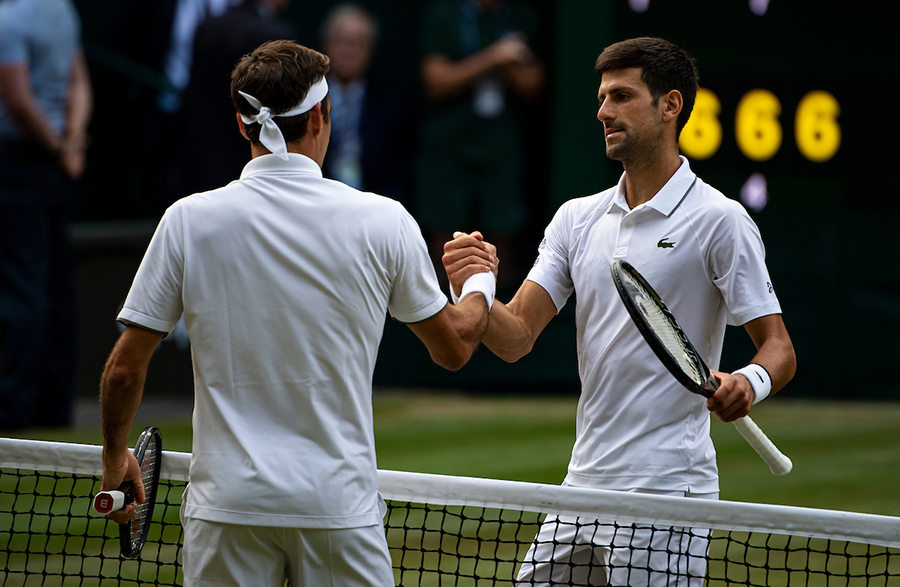
#> input picture face_detect/download.jpg, 900 x 587 px
$ python blurring.py --image face_detect/download.jpg
#> lines starting #> are read from the running program, lines starting #| are printed output that depends on the picture
import numpy as np
import argparse
import cv2

ap = argparse.ArgumentParser()
ap.add_argument('-i', '--image', required=True, help='Path to the image.')
args = vars(ap.parse_args())

image = cv2.imread(args['image'])
#> image is the input picture: shape (587, 900, 3); mean B, G, R 67.3, 74, 71.7
cv2.imshow('Original', image)

# Averaging Blurring.
# hstack: stacks images together horizontally. Allows us to use one window to display all three images.
# Blur args: image and size of kernel.
blurred = np.hstack([
    cv2.blur(image, (3, 3)),
    cv2.blur(image, (5, 5)),
    cv2.blur(image, (7, 7))])
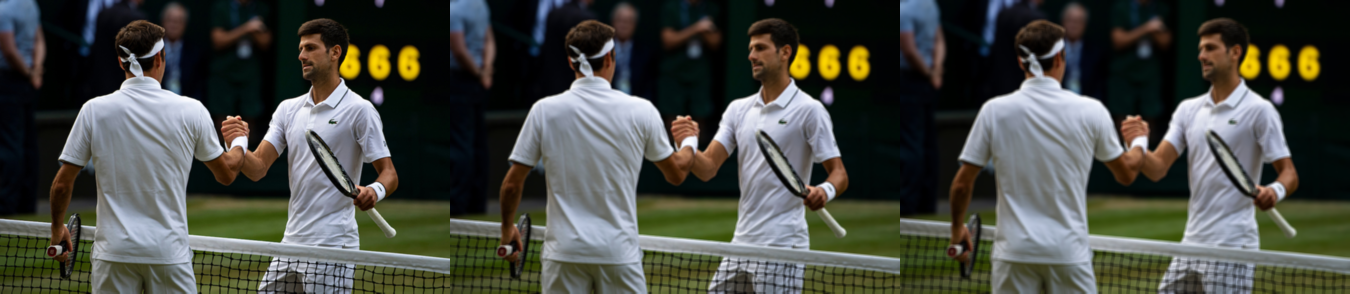
#> blurred: shape (587, 2700, 3) (shown at 1/2 size); mean B, G, R 67.3, 74, 71.7

cv2.imshow('Averaged', blurred)
cv2.waitKey(0)

# Gaussian Blurring.
# Args for GaussianBlur is the same for the averaging blurring except the third argument is our standard deviation in the x-axis direction. Setting this value to zero lets OpenCV automatically compute it based on our kernel size.
blurred = np.hstack([
    cv2.GaussianBlur(image, (3, 3), 0),
    cv2.GaussianBlur(image, (5, 5), 0),
    cv2.GaussianBlur(image, (7, 7), 0)])

cv2.imshow('Gaussian', blurred)
cv2.waitKey(0)

# Median Blurring.
blurred = np.hstack([
    cv2.medianBlur(image, 3),
    cv2.medianBlur(image, 5),
    cv2.medianBlur(image, 7)])

cv2.imshow('Median', blurred)
cv2.waitKey(0)

# Bilateral Blurring.
# Args: image, diameter of pixel neighborhood, color sigma (a larger value for color sigma means that more colors in the neighborhood will be considered when computing the blur), space sigma (a larger value for this means that pixels farther out from the central pixel will influence the blurring calculation, provided that their colors are similar enough).
blurred = np.hstack([
    cv2.bilateralFilter(image, 5, 21, 21),
    cv2.bilateralFilter(image, 7, 31, 31),
    cv2.bilateralFilter(image, 9, 41, 41)])

cv2.imshow('Bilateral', blurred)
cv2.waitKey(0)
